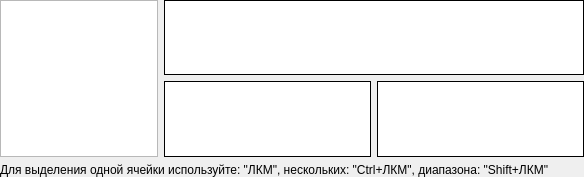
<?xml version="1.0" encoding="UTF-8"?>
<ui version="4.0">
 <class>QBasisEdit</class>
 <widget class="QWidget" name="QBasisEdit">
  <property name="geometry">
   <rect>
    <x>0</x>
    <y>0</y>
    <width>584</width>
    <height>177</height>
   </rect>
  </property>
  <property name="windowTitle">
   <string>Form</string>
  </property>
  <layout class="QVBoxLayout" name="verticalLayout_2">
   <property name="leftMargin">
    <number>0</number>
   </property>
   <property name="topMargin">
    <number>0</number>
   </property>
   <property name="rightMargin">
    <number>0</number>
   </property>
   <property name="bottomMargin">
    <number>0</number>
   </property>
   <item>
    <layout class="QHBoxLayout" name="horizontalLayout_2">
     <item>
      <widget class="QTableWidget" name="tableWidgetFunc">
       <property name="font">
        <font>
         <family>Times New Roman</family>
         <pointsize>12</pointsize>
        </font>
       </property>
       <property name="styleSheet">
        <string notr="true">color: rgb(0, 0, 0);
border-color: rgb(0, 0, 0);
selection-color: rgb(0, 0, 0);
selection-background-color: rgb(0, 255, 0);</string>
       </property>
       <property name="frameShadow">
        <enum>QFrame::Plain</enum>
       </property>
       <property name="editTriggers">
        <set>QAbstractItemView::NoEditTriggers</set>
       </property>
       <property name="tabKeyNavigation">
        <bool>false</bool>
       </property>
       <property name="showDropIndicator" stdset="0">
        <bool>false</bool>
       </property>
       <property name="dragDropOverwriteMode">
        <bool>false</bool>
       </property>
       <property name="selectionMode">
        <enum>QAbstractItemView::NoSelection</enum>
       </property>
       <property name="showGrid">
        <bool>false</bool>
       </property>
       <property name="wordWrap">
        <bool>false</bool>
       </property>
       <property name="cornerButtonEnabled">
        <bool>false</bool>
       </property>
       <attribute name="horizontalHeaderVisible">
        <bool>false</bool>
       </attribute>
       <attribute name="horizontalHeaderMinimumSectionSize">
        <number>0</number>
       </attribute>
       <attribute name="horizontalHeaderHighlightSections">
        <bool>false</bool>
       </attribute>
       <attribute name="verticalHeaderVisible">
        <bool>false</bool>
       </attribute>
       <attribute name="verticalHeaderMinimumSectionSize">
        <number>0</number>
       </attribute>
       <attribute name="verticalHeaderDefaultSectionSize">
        <number>30</number>
       </attribute>
       <attribute name="verticalHeaderHighlightSections">
        <bool>false</bool>
       </attribute>
      </widget>
     </item>
     <item>
      <layout class="QVBoxLayout" name="verticalLayout_4">
       <item>
        <widget class="QBasisTextWgt" name="textBrowserN">
         <property name="font">
          <font>
           <family>Times New Roman</family>
           <pointsize>12</pointsize>
          </font>
         </property>
         <property name="styleSheet">
          <string notr="true">color: rgb(0, 0, 0);
border-color: rgb(0, 0, 0);</string>
         </property>
         <property name="frameShape">
          <enum>QFrame::Panel</enum>
         </property>
         <property name="frameShadow">
          <enum>QFrame::Plain</enum>
         </property>
        </widget>
       </item>
       <item>
        <layout class="QHBoxLayout" name="horizontalLayout_7">
         <item>
          <widget class="QBasisTextWgt" name="textBrowserD">
           <property name="font">
            <font>
             <family>Times New Roman</family>
             <pointsize>12</pointsize>
            </font>
           </property>
           <property name="styleSheet">
            <string notr="true">color: rgb(0, 0, 0);
border-color: rgb(0, 0, 0);</string>
           </property>
           <property name="frameShape">
            <enum>QFrame::Panel</enum>
           </property>
           <property name="frameShadow">
            <enum>QFrame::Plain</enum>
           </property>
          </widget>
         </item>
         <item>
          <widget class="QBasisTextWgt" name="textBrowserK">
           <property name="font">
            <font>
             <family>Times New Roman</family>
             <pointsize>12</pointsize>
            </font>
           </property>
           <property name="styleSheet">
            <string notr="true">color: rgb(0, 0, 0);
border-color: rgb(0, 0, 0);</string>
           </property>
           <property name="frameShape">
            <enum>QFrame::Panel</enum>
           </property>
           <property name="frameShadow">
            <enum>QFrame::Plain</enum>
           </property>
          </widget>
         </item>
        </layout>
       </item>
      </layout>
     </item>
    </layout>
   </item>
   <item>
    <widget class="QLabel" name="label_3">
     <property name="text">
      <string>Для выделения одной ячейки используйте: &quot;ЛКМ&quot;, нескольких: &quot;Ctrl+ЛКМ&quot;, диапазона: &quot;Shift+ЛКМ&quot;</string>
     </property>
     <property name="alignment">
      <set>Qt::AlignLeading|Qt::AlignLeft|Qt::AlignVCenter</set>
     </property>
     <property name="wordWrap">
      <bool>true</bool>
     </property>
    </widget>
   </item>
   <item>
    <spacer name="verticalSpacer">
     <property name="orientation">
      <enum>Qt::Vertical</enum>
     </property>
     <property name="sizeHint" stdset="0">
      <size>
       <width>20</width>
       <height>40</height>
      </size>
     </property>
    </spacer>
   </item>
  </layout>
 </widget>
 <customwidgets>
  <customwidget>
   <class>QBasisTextWgt</class>
   <extends>QTextBrowser</extends>
   <header>qbasisedit.h</header>
  </customwidget>
 </customwidgets>
 <resources/>
 <connections/>
</ui>
